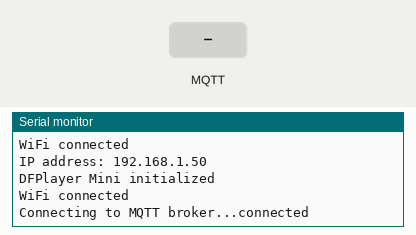
This sketch was run on a simulated ESP32. Shown: the last lines printed to the serial monitor. The test bench sets the inputs (shaded band). WiFi joins after 1.5 s; servers stay silent unless stated; no MQTT or app messages arrive unless stated; the audio player accepts every command and is not drawn.

Above: at 8.2 s.
8.3 s: MQTT message "0" arrives on the second subscribed topic
At 8.7 s:
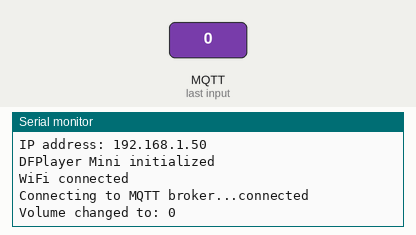
9.8 s: MQTT message "5" arrives on the second subscribed topic
At 11.1 s:
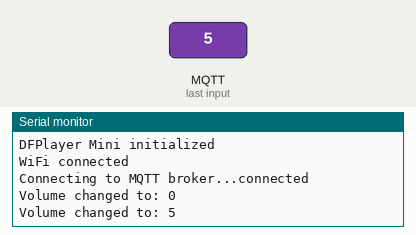

Measured:
- after the input at 8.3 s, the serial monitor: prints a new line at once (image 1)
- after the input at 9.8 s, the serial monitor: prints a new line at once (image 2)

The sketch:

seletorAudioVolume_v2.ino
```cpp
#include <WiFi.h>
#include <PubSubClient.h>
#include "DFRobotDFPlayerMini.h"

// WiFi credentials
const char* ssid = "SSID";
const char* password = "password";

// MQTT broker
const char* mqttBroker = "000.000.000.000";
const int mqttPort = 0000;
const char* mqttUser = "user";
const char* mqttPassword = "password";

// DFPlayer Mini pin configuration
const byte RXD2 = 16; // Connects to module's RX
const byte TXD2 = 17; // Connects to module's TX
const byte busyPin = 4; // Connects to module's BUSY pin

// Variáveis de controle de áudio
int volume = 15;
int backgroundTrack = 0;
int adTrack = 0;

HardwareSerial dfSD(1); // Use UART channel 1
DFRobotDFPlayerMini player;

WiFiClient wifiClient;
PubSubClient mqttClient(wifiClient);

// WiFi connection status
bool wifiConnected = false;

// MQTT topic for receiving the audio control topic
const char* audioControlTopic = "esp32/audio1/faixa_fundo";
const char* audioVolumeTopic = "esp32/audio1/volume";
const char* audioAdTopic = "esp32/audio1/faixa_fala";

void setupWiFi() {
  delay(10);
  Serial.println();
  Serial.print("Connecting to WiFi: ");
  Serial.println(ssid);

  WiFi.begin(ssid, password);

  while (WiFi.status() != WL_CONNECTED) {
    delay(500);
    Serial.print(".");
  }

  Serial.println();
  Serial.println("WiFi connected");
  Serial.print("IP address: ");
  Serial.println(WiFi.localIP());
}

void mqttCallback(char* topic, byte* payload, unsigned int length) {
  payload[length] = '\0';

  if (strcmp(topic, audioControlTopic) == 0) {
    // Received background track
    int track = atoi((char*)payload);
    backgroundTrack = track;
    player.loop(backgroundTrack);
  } else if (strcmp(topic, audioVolumeTopic) == 0) {
    // Volume
    volume = atoi((char*)payload);
    player.volume(volume);
    Serial.print("Volume changed to: ");
    Serial.println(volume);
  } else if (strcmp(topic, audioAdTopic) == 0) {
    // Received ad track
    adTrack = atoi((char*)payload);
    player.advertise(adTrack);
  }
}

void setupMQTT() {
  mqttClient.setServer(mqttBroker, mqttPort);
  mqttClient.setCallback(mqttCallback);
}

void reconnectMQTT() {
  while (!mqttClient.connected()) {
    Serial.print("Connecting to MQTT broker...");
    if (mqttClient.connect("ESP32Client", mqttUser, mqttPassword)) {
      Serial.println("connected");
      mqttClient.subscribe(audioControlTopic);
      delay(50);
      mqttClient.subscribe(audioVolumeTopic);
      delay(50);
      mqttClient.subscribe(audioAdTopic);
      delay(50);
    } else {
      Serial.print("failed, retrying in 5 seconds...");
      delay(5000);
    }
  }
}

void setup() {
  Serial.begin(115200);

  // Setup WiFi
  setupWiFi();

  // Setup MQTT
  setupMQTT();

  // Setup DFPlayer Mini
  dfSD.begin(9600, SERIAL_8N1, RXD2, TXD2);
  delay(5000);

  if (player.begin(dfSD)) {
    Serial.println("DFPlayer Mini initialized");
  } else {
    Serial.println("Connecting to DFPlayer Mini failed!");
  }

  // Configure the busy pin as INPUT
  pinMode(busyPin, INPUT);
}

void loop() {
  // Check if WiFi is connected
  if (!wifiConnected) {
    if (WiFi.status() == WL_CONNECTED) {
      wifiConnected = true;
      Serial.println("WiFi connected");
    }
  } else {
    // Ensure MQTT connection
    if (!mqttClient.connected()) {
      reconnectMQTT();
    }
    mqttClient.loop();
  }

}
```
